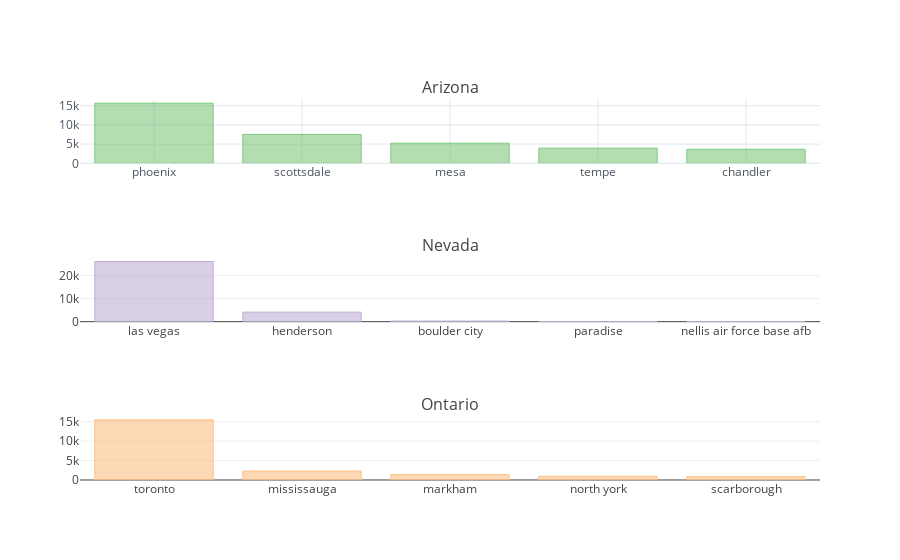

Notebook code for this chart:
### Code cell
#top 5 cities by business count in the top 3 states
top5_statecity = business_df[['city', 'state', 'address']].loc[business_df.state.isin(('AZ', 'NV', 'ON'))]\
                             .groupby(['city','state'], as_index=False).address.count()
top5_statecity = top5_statecity.groupby(['state'], group_keys=False)\
                               .apply(lambda x: x.nlargest(5, 'address'))
figs = [
    top5_statecity.loc[top5_statecity.state==s, ('city', 'address')]\
                  .iplot(kind='bar', x='city', y='address', asFigure=True, color=next(colorscale))
    for s in top5_statecity.state.unique()
]
cf.iplot(cf.subplots(figs, 
                     subplot_titles=['Arizona', 'Nevada', 'Ontario'], 
                     shape=(3, 1), 
                     vertical_spacing=0.25),  
         legend=False)

### Figure 1 — Plotly figure (JSON) as saved in the notebook; plotly's stock layout.template omitted (floating-point values rounded to 4 significant figures)
{"data": [{"marker": {"color": "rgba(127, 201, 127, 0.6)", "line": {"color": "rgba(127, 201, 127, 1.0)", "width": 1}}, "name": "address", "orientation": "v", "text": "", "type": "bar", "x": ["phoenix", "scottsdale", "mesa", "tempe", "chandler"], "xaxis": "x1", "y": [15666, 7521, 5243, 3950, 3650], "yaxis": "y1"}, {"marker": {"color": "rgba(190, 174, 212, 0.6)", "line": {"color": "rgba(190, 174, 212, 1.0)", "width": 1}}, "name": "address", "orientation": "v", "text": "", "type": "bar", "x": ["las vegas", "henderson", "boulder city", "paradise", "nellis air force base afb"], "xaxis": "x2", "y": [26090, 4132, 248, 24, 17], "yaxis": "y2"}, {"marker": {"color": "rgba(253, 192, 134, 0.6)", "line": {"color": "rgba(253, 192, 134, 1.0)", "width": 1}}, "name": "address", "orientation": "v", "text": "", "type": "bar", "x": ["toronto", "mississauga", "markham", "north york", "scarborough"], "xaxis": "x3", "y": [15491, 2323, 1390, 946, 873], "yaxis": "y3"}], "layout": {"annotations": [{"font": {"size": 16}, "showarrow": false, "text": "Arizona", "x": 0.5, "xanchor": "center", "xref": "paper", "y": 1.0, "yanchor": "bottom", "yref": "paper"}, {"font": {"size": 16}, "showarrow": false, "text": "Nevada", "x": 0.5, "xanchor": "center", "xref": "paper", "y": 0.5833, "yanchor": "bottom", "yref": "paper"}, {"font": {"size": 16}, "showarrow": false, "text": "Ontario", "x": 0.5, "xanchor": "center", "xref": "paper", "y": 0.1667, "yanchor": "bottom", "yref": "paper"}], "legend": {"bgcolor": "#FFFFFF", "font": {"color": "#4D5663"}}, "paper_bgcolor": "#FFFFFF", "plot_bgcolor": "#FFFFFF", "showlegend": false, "titlefont": {"color": "#4D5663"}, "xaxis1": {"anchor": "y1", "domain": [0, 1], "gridcolor": "#E1E5ED", "showgrid": true, "tickfont": {"color": "#4D5663"}, "title": "", "titlefont": {"color": "#4D5663"}, "zerolinecolor": "#E1E5ED"}, "xaxis2": {"anchor": "y2", "domain": [0, 1]}, "xaxis3": {"anchor": "y3", "domain": [0, 1]}, "yaxis1": {"anchor": "x1", "domain": [0.8333, 1.0], "gridcolor": "#E1E5ED", "showgrid": true, "tickfont": {"color": "#4D5663"}, "title": "", "titlefont": {"color": "#4D5663"}, "zerolinecolor": "#E1E5ED"}, "yaxis2": {"anchor": "x2", "domain": [0.4167, 0.5833]}, "yaxis3": {"anchor": "x3", "domain": [0, 0.1667]}}}
